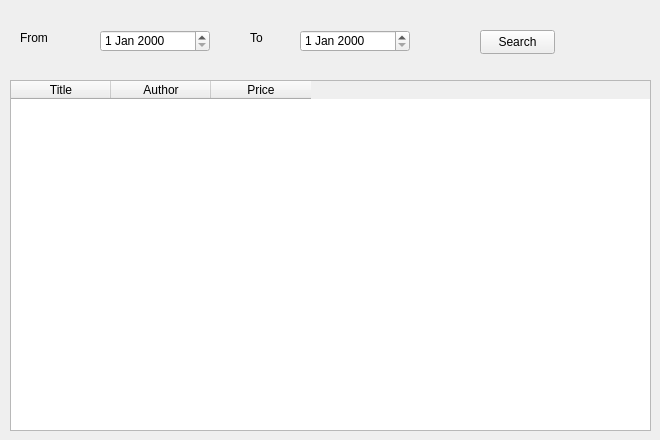
      <widget class="QWidget" name="tab_13">
       <attribute name="title">
        <string>Top 10 Book</string>
       </attribute>
       <widget class="QTableWidget" name="tableWidget_5">
        <property name="geometry">
         <rect>
          <x>10</x>
          <y>80</y>
          <width>641</width>
          <height>351</height>
         </rect>
        </property>
        <column>
         <property name="text">
          <string>Title</string>
         </property>
        </column>
        <column>
         <property name="text">
          <string>Author</string>
         </property>
        </column>
        <column>
         <property name="text">
          <string>Price</string>
         </property>
        </column>
       </widget>
       <widget class="QLabel" name="label_8">
        <property name="geometry">
         <rect>
          <x>20</x>
          <y>30</y>
          <width>49</width>
          <height>16</height>
         </rect>
        </property>
        <property name="text">
         <string>From</string>
        </property>
       </widget>
       <widget class="QDateEdit" name="dateEdit">
        <property name="geometry">
         <rect>
          <x>100</x>
          <y>30</y>
          <width>110</width>
          <height>22</height>
         </rect>
        </property>
       </widget>
       <widget class="QLabel" name="label_9">
        <property name="geometry">
         <rect>
          <x>250</x>
          <y>30</y>
          <width>49</width>
          <height>16</height>
         </rect>
        </property>
        <property name="text">
         <string>To</string>
        </property>
       </widget>
       <widget class="QDateEdit" name="dateEdit_2">
        <property name="geometry">
         <rect>
          <x>300</x>
          <y>30</y>
          <width>110</width>
          <height>22</height>
         </rect>
        </property>
       </widget>
       <widget class="QPushButton" name="pushButton_19">
        <property name="geometry">
         <rect>
          <x>480</x>
          <y>30</y>
          <width>75</width>
          <height>24</height>
         </rect>
        </property>
        <property name="text">
         <string>Search</string>
        </property>
       </widget>
      </widget>
